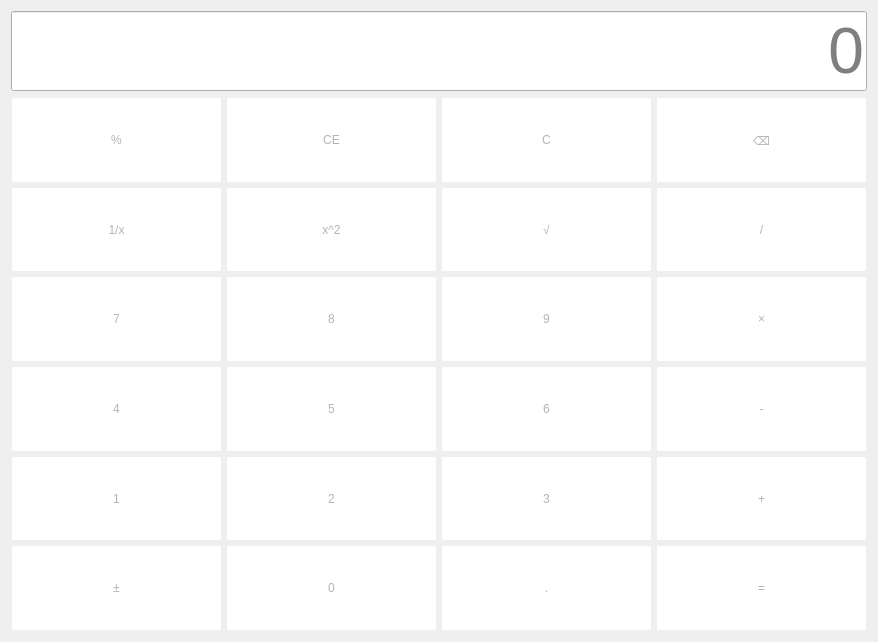
<?xml version="1.0" encoding="UTF-8"?>
<ui version="4.0">
 <class>Programmer</class>
 <widget class="QWidget" name="Programmer">
  <property name="geometry">
   <rect>
    <x>0</x>
    <y>0</y>
    <width>878</width>
    <height>642</height>
   </rect>
  </property>
  <property name="windowTitle">
   <string>Programmer</string>
  </property>
  <property name="styleSheet">
   <string notr="true">QPushButton{
	color: rgb(180, 180, 180);
	background-color: rgb(255, 255, 255);
	border-radius:2px;
	font: 18pt &quot;Arial&quot;
}

QPushButton:hover{
	color:rgb(102, 102, 102);
	background-color: rgb(192, 192, 192);
}

QPushButton:pressed{
	background-color: rgb(130, 130, 130);
	color:black
}

QLineEdit{
	font-size:48pt;
	color:black;
}</string>
  </property>
  <layout class="QGridLayout" name="gridLayout">
   <item row="0" column="0">
    <layout class="QVBoxLayout" name="verticalLayout">
     <item>
      <widget class="QLineEdit" name="display">
       <property name="alignment">
        <set>Qt::AlignRight|Qt::AlignTrailing|Qt::AlignVCenter</set>
       </property>
       <property name="placeholderText">
        <string>0</string>
       </property>
      </widget>
     </item>
     <item>
      <layout class="QGridLayout" name="gridLayout_2">
       <property name="sizeConstraint">
        <enum>QLayout::SetMinimumSize</enum>
       </property>
       <property name="leftMargin">
        <number>1</number>
       </property>
       <property name="topMargin">
        <number>1</number>
       </property>
       <property name="rightMargin">
        <number>1</number>
       </property>
       <property name="bottomMargin">
        <number>1</number>
       </property>
       <property name="spacing">
        <number>6</number>
       </property>
       <item row="3" column="1">
        <widget class="QPushButton" name="btnNum8_2">
         <property name="sizePolicy">
          <sizepolicy hsizetype="Minimum" vsizetype="Minimum">
           <horstretch>0</horstretch>
           <verstretch>0</verstretch>
          </sizepolicy>
         </property>
         <property name="text">
          <string>8</string>
         </property>
        </widget>
       </item>
       <item row="5" column="3">
        <widget class="QPushButton" name="btnAdd_2">
         <property name="sizePolicy">
          <sizepolicy hsizetype="Minimum" vsizetype="Minimum">
           <horstretch>0</horstretch>
           <verstretch>0</verstretch>
          </sizepolicy>
         </property>
         <property name="text">
          <string>+</string>
         </property>
        </widget>
       </item>
       <item row="2" column="2">
        <widget class="QPushButton" name="btnSqrt_2">
         <property name="sizePolicy">
          <sizepolicy hsizetype="Minimum" vsizetype="Minimum">
           <horstretch>0</horstretch>
           <verstretch>0</verstretch>
          </sizepolicy>
         </property>
         <property name="text">
          <string>√</string>
         </property>
        </widget>
       </item>
       <item row="3" column="0">
        <widget class="QPushButton" name="btnNum7_2">
         <property name="sizePolicy">
          <sizepolicy hsizetype="Minimum" vsizetype="Minimum">
           <horstretch>0</horstretch>
           <verstretch>0</verstretch>
          </sizepolicy>
         </property>
         <property name="text">
          <string>7</string>
         </property>
        </widget>
       </item>
       <item row="3" column="2">
        <widget class="QPushButton" name="btnNum9_2">
         <property name="sizePolicy">
          <sizepolicy hsizetype="Minimum" vsizetype="Minimum">
           <horstretch>0</horstretch>
           <verstretch>0</verstretch>
          </sizepolicy>
         </property>
         <property name="text">
          <string>9</string>
         </property>
        </widget>
       </item>
       <item row="2" column="0">
        <widget class="QPushButton" name="btnInverse_2">
         <property name="sizePolicy">
          <sizepolicy hsizetype="Minimum" vsizetype="Minimum">
           <horstretch>0</horstretch>
           <verstretch>0</verstretch>
          </sizepolicy>
         </property>
         <property name="text">
          <string>1/x</string>
         </property>
        </widget>
       </item>
       <item row="5" column="0">
        <widget class="QPushButton" name="btnNum1_2">
         <property name="sizePolicy">
          <sizepolicy hsizetype="Minimum" vsizetype="Minimum">
           <horstretch>0</horstretch>
           <verstretch>0</verstretch>
          </sizepolicy>
         </property>
         <property name="text">
          <string>1</string>
         </property>
        </widget>
       </item>
       <item row="3" column="3">
        <widget class="QPushButton" name="btnMultiple_2">
         <property name="sizePolicy">
          <sizepolicy hsizetype="Minimum" vsizetype="Minimum">
           <horstretch>0</horstretch>
           <verstretch>0</verstretch>
          </sizepolicy>
         </property>
         <property name="text">
          <string>×</string>
         </property>
        </widget>
       </item>
       <item row="1" column="0">
        <widget class="QPushButton" name="btnPercentage_2">
         <property name="sizePolicy">
          <sizepolicy hsizetype="Minimum" vsizetype="Minimum">
           <horstretch>0</horstretch>
           <verstretch>0</verstretch>
          </sizepolicy>
         </property>
         <property name="text">
          <string>%</string>
         </property>
        </widget>
       </item>
       <item row="2" column="3">
        <widget class="QPushButton" name="btnDivide_2">
         <property name="sizePolicy">
          <sizepolicy hsizetype="Minimum" vsizetype="Minimum">
           <horstretch>0</horstretch>
           <verstretch>0</verstretch>
          </sizepolicy>
         </property>
         <property name="text">
          <string>/</string>
         </property>
        </widget>
       </item>
       <item row="1" column="2">
        <widget class="QPushButton" name="btnC_2">
         <property name="sizePolicy">
          <sizepolicy hsizetype="Minimum" vsizetype="Minimum">
           <horstretch>0</horstretch>
           <verstretch>0</verstretch>
          </sizepolicy>
         </property>
         <property name="text">
          <string>C</string>
         </property>
        </widget>
       </item>
       <item row="4" column="1">
        <widget class="QPushButton" name="btnNum5_2">
         <property name="sizePolicy">
          <sizepolicy hsizetype="Minimum" vsizetype="Minimum">
           <horstretch>0</horstretch>
           <verstretch>0</verstretch>
          </sizepolicy>
         </property>
         <property name="styleSheet">
          <string notr="true"/>
         </property>
         <property name="text">
          <string>5</string>
         </property>
        </widget>
       </item>
       <item row="6" column="2">
        <widget class="QPushButton" name="btnPoint_2">
         <property name="sizePolicy">
          <sizepolicy hsizetype="Minimum" vsizetype="Minimum">
           <horstretch>0</horstretch>
           <verstretch>0</verstretch>
          </sizepolicy>
         </property>
         <property name="text">
          <string>.</string>
         </property>
        </widget>
       </item>
       <item row="6" column="3">
        <widget class="QPushButton" name="btnEqual_2">
         <property name="sizePolicy">
          <sizepolicy hsizetype="Minimum" vsizetype="Minimum">
           <horstretch>0</horstretch>
           <verstretch>0</verstretch>
          </sizepolicy>
         </property>
         <property name="text">
          <string>=</string>
         </property>
        </widget>
       </item>
       <item row="4" column="0">
        <widget class="QPushButton" name="btnNum4_2">
         <property name="sizePolicy">
          <sizepolicy hsizetype="Minimum" vsizetype="Minimum">
           <horstretch>0</horstretch>
           <verstretch>0</verstretch>
          </sizepolicy>
         </property>
         <property name="text">
          <string>4</string>
         </property>
        </widget>
       </item>
       <item row="1" column="3">
        <widget class="QPushButton" name="btnDelete_2">
         <property name="sizePolicy">
          <sizepolicy hsizetype="Minimum" vsizetype="Minimum">
           <horstretch>0</horstretch>
           <verstretch>0</verstretch>
          </sizepolicy>
         </property>
         <property name="text">
          <string>⌫</string>
         </property>
        </widget>
       </item>
       <item row="5" column="1">
        <widget class="QPushButton" name="btnNum2_2">
         <property name="sizePolicy">
          <sizepolicy hsizetype="Minimum" vsizetype="Minimum">
           <horstretch>0</horstretch>
           <verstretch>0</verstretch>
          </sizepolicy>
         </property>
         <property name="text">
          <string>2</string>
         </property>
        </widget>
       </item>
       <item row="1" column="1">
        <widget class="QPushButton" name="btnCE_2">
         <property name="sizePolicy">
          <sizepolicy hsizetype="Minimum" vsizetype="Minimum">
           <horstretch>0</horstretch>
           <verstretch>0</verstretch>
          </sizepolicy>
         </property>
         <property name="text">
          <string>CE</string>
         </property>
        </widget>
       </item>
       <item row="4" column="2">
        <widget class="QPushButton" name="btnNum6_2">
         <property name="sizePolicy">
          <sizepolicy hsizetype="Minimum" vsizetype="Minimum">
           <horstretch>0</horstretch>
           <verstretch>0</verstretch>
          </sizepolicy>
         </property>
         <property name="text">
          <string>6</string>
         </property>
        </widget>
       </item>
       <item row="6" column="0">
        <widget class="QPushButton" name="btnPlus_2">
         <property name="sizePolicy">
          <sizepolicy hsizetype="Minimum" vsizetype="Minimum">
           <horstretch>0</horstretch>
           <verstretch>0</verstretch>
          </sizepolicy>
         </property>
         <property name="text">
          <string>±</string>
         </property>
        </widget>
       </item>
       <item row="4" column="3">
        <widget class="QPushButton" name="btnSubtract_2">
         <property name="sizePolicy">
          <sizepolicy hsizetype="Minimum" vsizetype="Minimum">
           <horstretch>0</horstretch>
           <verstretch>0</verstretch>
          </sizepolicy>
         </property>
         <property name="text">
          <string>-</string>
         </property>
        </widget>
       </item>
       <item row="2" column="1">
        <widget class="QPushButton" name="btnSquare_2">
         <property name="sizePolicy">
          <sizepolicy hsizetype="Minimum" vsizetype="Minimum">
           <horstretch>0</horstretch>
           <verstretch>0</verstretch>
          </sizepolicy>
         </property>
         <property name="text">
          <string>x^2</string>
         </property>
        </widget>
       </item>
       <item row="6" column="1">
        <widget class="QPushButton" name="btnNum0_2">
         <property name="sizePolicy">
          <sizepolicy hsizetype="Minimum" vsizetype="Minimum">
           <horstretch>0</horstretch>
           <verstretch>0</verstretch>
          </sizepolicy>
         </property>
         <property name="text">
          <string>0</string>
         </property>
        </widget>
       </item>
       <item row="5" column="2">
        <widget class="QPushButton" name="btnNum3_2">
         <property name="sizePolicy">
          <sizepolicy hsizetype="Minimum" vsizetype="Minimum">
           <horstretch>0</horstretch>
           <verstretch>0</verstretch>
          </sizepolicy>
         </property>
         <property name="text">
          <string>3</string>
         </property>
        </widget>
       </item>
      </layout>
     </item>
    </layout>
   </item>
  </layout>
 </widget>
 <resources/>
 <connections/>
</ui>
